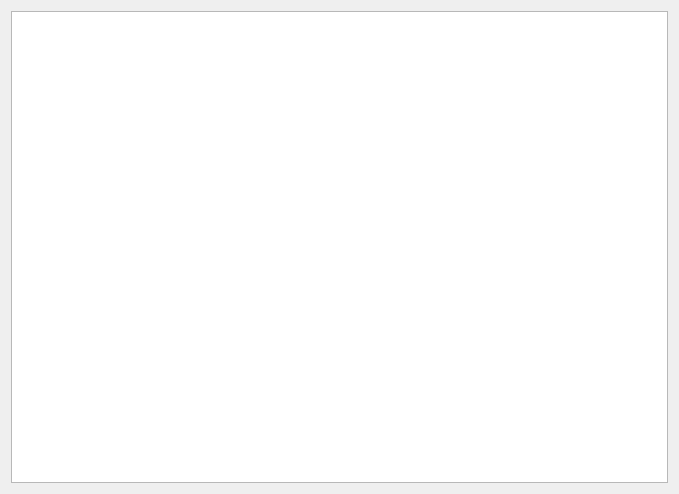
<?xml version="1.0" encoding="UTF-8"?>
<ui version="4.0">
 <class>CallRecordDialog</class>
 <widget class="QDialog" name="CallRecordDialog">
  <property name="geometry">
   <rect>
    <x>0</x>
    <y>0</y>
    <width>679</width>
    <height>494</height>
   </rect>
  </property>
  <property name="windowTitle">
   <string>录音记录</string>
  </property>
  <layout class="QVBoxLayout" name="verticalLayout">
   <item>
    <widget class="QListWidget" name="listWidget"/>
   </item>
  </layout>
 </widget>
 <resources/>
 <connections/>
</ui>
